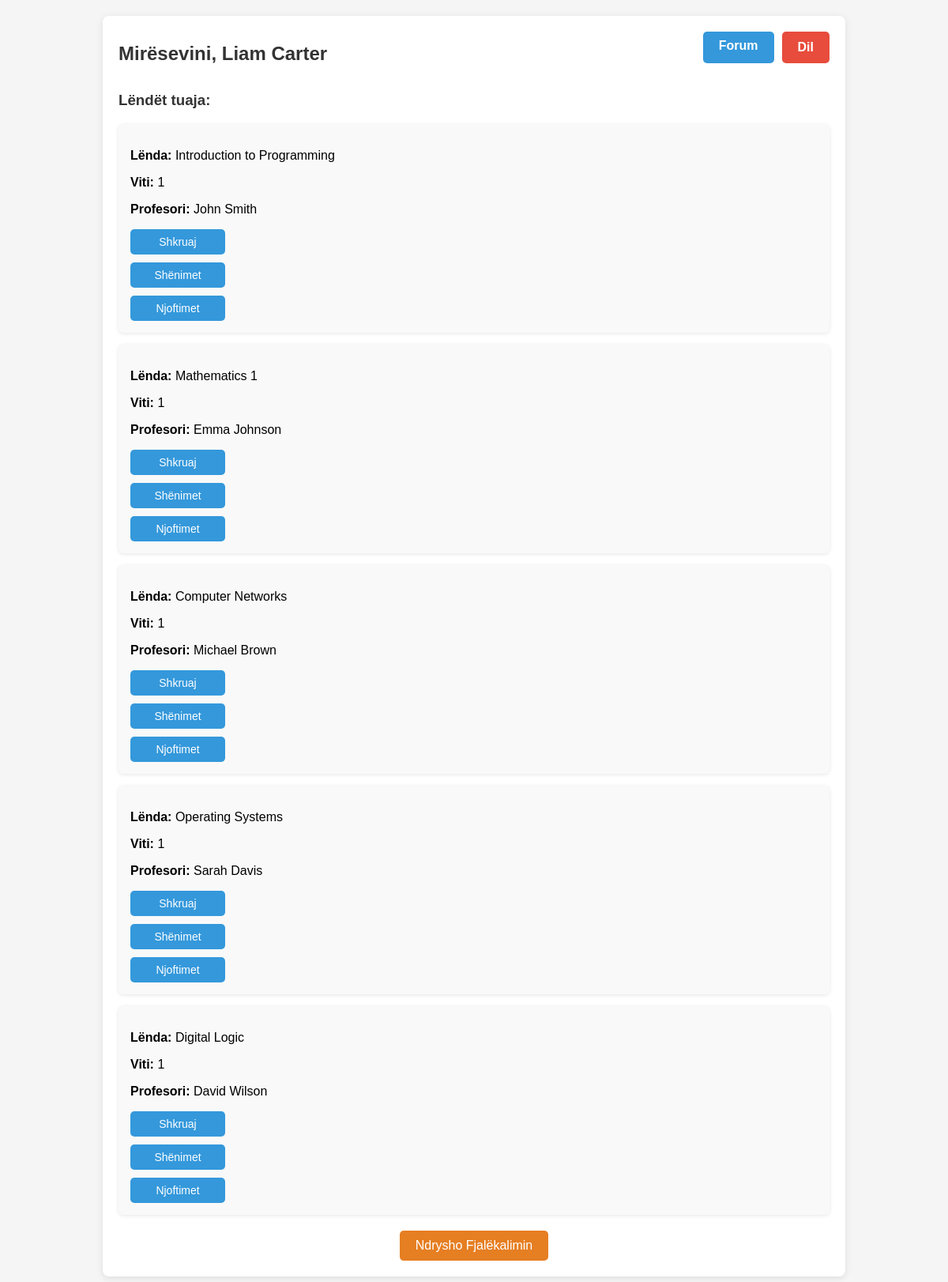
The app's page /student_dashboard.php (signed in) with its own data.
### tables this page shows
CREATE TABLE `courses` (
  `id` int(11) NOT NULL,
  `course_name` varchar(255) NOT NULL,
  `year` int(11) NOT NULL,
  `professor_id` int(11) NOT NULL
);

CREATE TABLE `users` (
  `id` int(11) NOT NULL,
  `name` varchar(100) NOT NULL,
  `email` varchar(100) NOT NULL,
  `password` varchar(255) NOT NULL,
  `role` enum('student','professor') NOT NULL,
  `fakulteti` varchar(255) DEFAULT NULL,
  `dega` varchar(255) DEFAULT NULL
);

### student_dashboard.php (the view, shortened to what this page needs)
<?php
include('db.php');
$student_id = $_SESSION['user_id'];
$sql = "
    SELECT c.id AS course_id, c.course_name, c.year, p.name AS professor_name
    FROM student_courses sc
    JOIN courses c ON sc.course_id = c.id
    JOIN users p ON c.professor_id = p.id
    WHERE sc.student_id = ?
";
$stmt = $conn->prepare($sql);
$stmt->bind_param("i", $student_id);
$stmt->execute();
$result = $stmt->get_result();
echo "<div class='dashboard-container'>";
echo "<div class='header-dashboard'>";
echo "<h2>Mirësevini, " . $_SESSION['user_name'] . "</h2>";
echo "<div class='top-buttons'>";
echo "<a href='forum.php' class='forum-btn'>Forum";
echo "</a>";
echo "<form action='logout.php' method='post'>
        <button type='submit' class='logout-btn'>Dil</button>
      </form>";
echo "</div>";
echo "</div>";
echo "<h3>Lëndët tuaja:</h3>";
if ($result->num_rows > 0) {
    while ($row = $result->fetch_assoc()) {
        echo "<div class='course-details'>";
        echo "<p><strong>Lënda:</strong> " . $row['course_name'] . "</p>";
        echo "<p><strong>Viti:</strong> " . $row['year'] . "</p>";
        echo "<p><strong>Profesori:</strong> " . $row['professor_name'] . "</p>";
        echo "<div class='course-actions'>";
        echo "<button onclick='toggleNoteForm(" . $row['course_id'] . ")'>Shkruaj</button>";
        echo "<form method='GET' action='view_notes.php' style='margin: 0;'>
                <input type='hidden' name='course_id' value='" . $row['course_id'] . "'>
                <button type='submit'>Shënimet</button>
              </form>";
        echo "<form method='GET' action='view_announcements.php' style='margin: 0;'>
                <input type='hidden' name='course_id' value='" . $row['course_id'] . "'>
                <button type='submit'>Njoftimet</button>
              </form>";
        echo "</div>";
        echo "</div>";
    }
} else {
    echo "<p class='no-courses'>Nuk keni lëndë të regjistruara.</p>";
}
echo "<a href='change_password.php' class='change-password-btn'>Ndrysho Fjalëkalimin</a>";
echo "</div>";
?>

### student_dashboard.php (style rules this page uses)
.dashboard-container { max-width: 900px; margin: 20px auto; padding: 20px; background-color: #fff; border-radius: 8px; box-shadow: 0 2px 10px rgba(0, 0, 0, 0.1); }
.header-dashboard { display: flex; justify-content: space-between; align-items: center; margin-bottom: 20px; }
.top-buttons { display: flex; gap: 10px; }
.logout-btn, .forum-btn { background-color: #3498db; color: white; padding: 10px 20px; font-size: 16px; font-weight: bold; border-radius: 5px; border: none; cursor: pointer; text-decoration: none; display: inline-block; line-height: 1; height: 40px; box-sizing: border-box; }
.logout-btn { background-color: #e74c3c; }
h2 { color: #333; font-size: 24px; margin: 0; }
h3 { color: #333; }
.course-details { background-color: #f9f9f9; padding: 15px; margin-bottom: 15px; border-radius: 6px; box-shadow: 0 1px 5px rgba(0, 0, 0, 0.1); }
.course-actions { display: flex; flex-direction: column; gap: 10px; margin-top: 10px; }
.course-actions button { padding: 8px 12px; background-color: #3498db; color: white; border: none; border-radius: 5px; cursor: pointer; font-size: 14px; width: 120px; text-align: center; }
.change-password-btn { display: block; margin-top: 20px; background-color: #e67e22; color: white; padding: 10px 20px; border-radius: 5px; text-align: center; font-size: 16px; text-decoration: none; width: fit-content; margin-left: auto; margin-right: auto; }

### records on screen
courses: course_name "Introduction to Programming", year "1", professor.name "John Smith"
courses: course_name "Mathematics 1", year "1", professor.name "Emma Johnson"
courses: course_name "Computer Networks", year "1", professor.name "Michael Brown"
courses: course_name "Operating Systems", year "1", professor.name "Sarah Davis"
courses: course_name "Digital Logic", year "1", professor.name "David Wilson"

### other values on screen
$_SESSION['user_name'] "Liam Carter"
